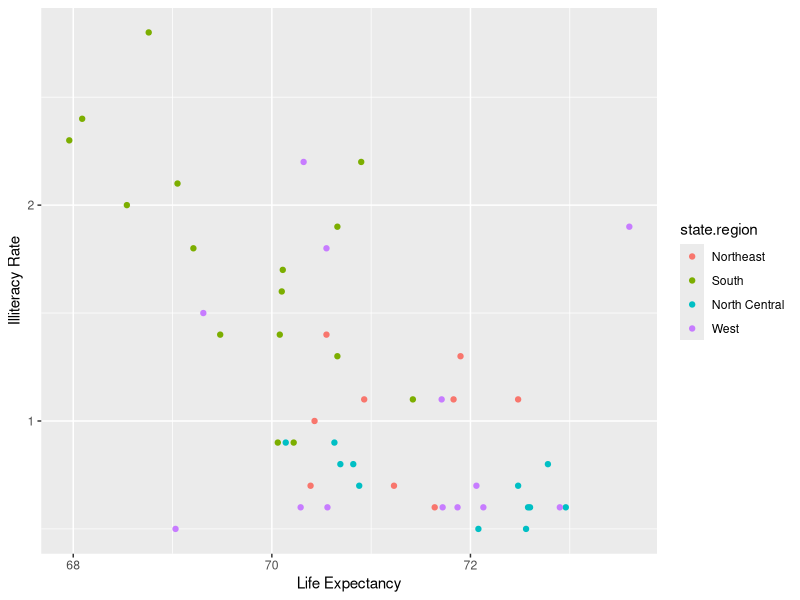
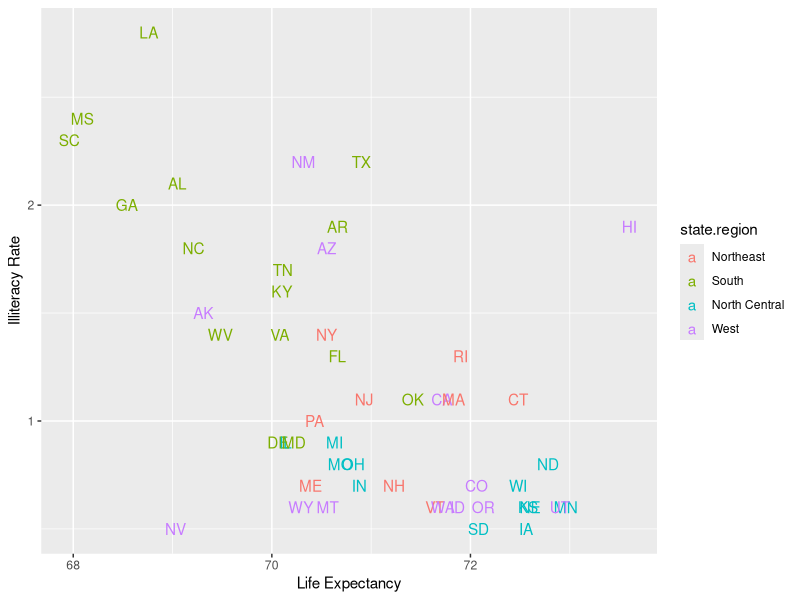
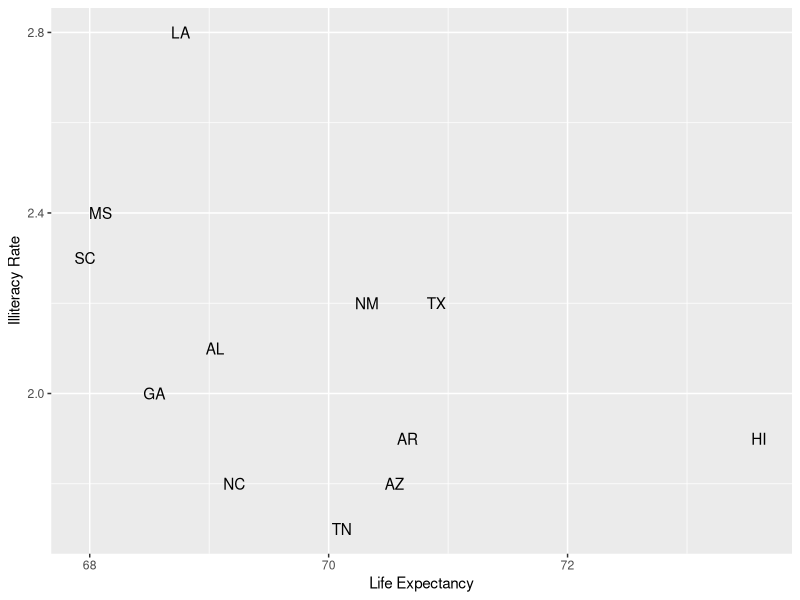

Recreate these plots in R, in order.
## ---- chunk 1
knitr::opts_chunk$set(echo = TRUE)
## ---- chunk 2
# Import libraries.
library(tidyverse)
library(ggplot2)
library(magrittr)

# Load the dataset and create a tibble.
dat <- data.frame(state.x77)
dat <- tibble(dat)

# Add the region and division and abbreviation information
dat$Region <- state.region
dat$Division <- state.division
dat$abbrev <- state.abb
print(dat, n = 50, width = 100)
## ---- chunk 3
ggplot(data = dat, mapping = aes(x=Life.Exp, y=Illiteracy, color=state.region)) +
  geom_point() +
  xlab('Life Expectancy') +
  ylab('Illiteracy Rate')
## ---- chunk 4
ggplot(data = dat, mapping = aes(x=Life.Exp, y=Illiteracy, color=state.region)) +
  geom_text(aes(label=abbrev)) +
  xlab('Life Expectancy') +
  ylab('Illiteracy Rate')
## ---- chunk 5
# Filter the data
f_dat <-filter(dat, Illiteracy > 1.6, Life.Exp < 75)
# Verify
ggplot(data = f_dat, aes(x=Life.Exp, y=Illiteracy)) +
  geom_text(aes(label=abbrev)) +
  xlab('Life Expectancy') +
  ylab('Illiteracy Rate')
## ---- chunk 6
hawaii_dat <- filter(dat, Region == 'West', Life.Exp == 73.6)
hawaii_dat
## ---- chunk 7
# Ascending order.
asc_dat <- arrange(dat, Area)
print(head(asc_dat, 3))
print(head(asc_dat, 3)$abbrev)

# Descending order.
des_dat <- arrange(dat, desc(Area))
head(des_dat, 3)
## ---- chunk 8
dat <- mutate(dat, Area_in_square_km = Area * 2.59)
## ---- chunk 9
four_dat <- mutate(dat, pop_per_square_mile = Population / Area,
         pop_per_square_km = Population / Area_in_square_km) %>%
  select(Population, Area, pop_per_square_mile, pop_per_square_km)
head(four_dat)
## ---- chunk 10
count(population)
